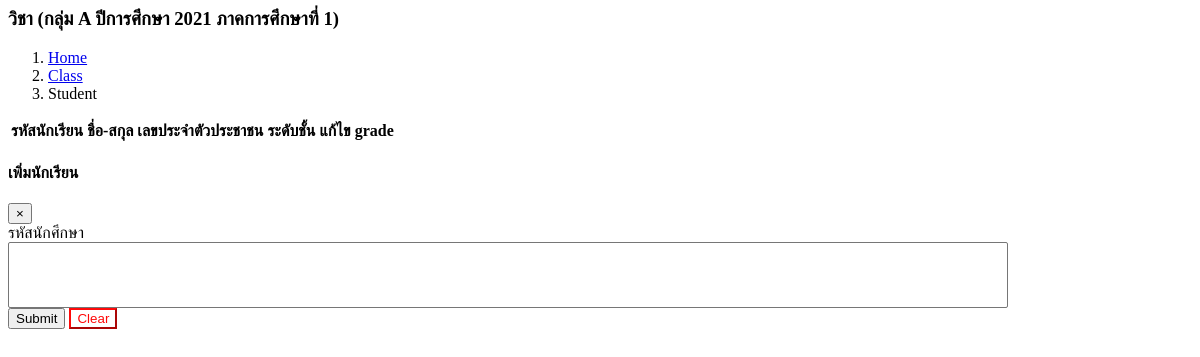
/study/student-list-grade.php?class_id=1, run on the app's committed database.
### tables this page shows
CREATE TABLE `class` (
  `class_id` int(20) NOT NULL,
  `year` int(11) DEFAULT NULL,
  `term` int(11) DEFAULT NULL,
  `grade` int(11) DEFAULT NULL,
  `class_name` varchar(50) DEFAULT NULL
);

### service/connections/connect.php (called while the page is built, shortened)
<?php
$servername = "localhost";
$username = "root";
$password = "";
$dbname="student_manage";
$conn = mysqli_connect($servername, $username, $password, $dbname);
mysqli_query($conn,"SET character_set_results=utf8");
mysqli_query($conn,"SET character_set_client='utf8'");
mysqli_query($conn,"SET character_set_connection='utf8'");
mysqli_query($conn,"collation_connection = utf8_unicode_ci");
mysqli_query($conn,"collation_database = utf8_unicode_ci");
mysqli_query($conn,"collation_server = utf8_unicode_ci");
function getOfDB($sql){
    global $conn;
    $result = mysqli_query($conn, $sql);
    for($rows = array(); $row = mysqli_fetch_assoc($result); $rows[] = $row);
    return ($rows );
}
?>

### study/student-list-grade.php (the view, shortened to what this page needs)
<?php
    include('../service/connections/connect.php');
    $class_id=$_GET['class_id'];
    $sql="select * from class where class_id='$class_id'";
    $class=getOfDB($sql);
    if(count($class)>0){
      $class=$class[0];
    }
?>
 <section class="content-header">
    <div class="container-fluid">
      <div class="row mb-2">
        <div class="col-sm-6">
          <h3>วิชา <?=$_GET['sub_name']?> (กลุ่ม <?=$class['class_name']?> ปีการศึกษา <?=$class['year']?> ภาคการศึกษาที่ <?=$class['term']?>)</h3>
        </div>
        <div class="col-sm-6">
          <ol class="breadcrumb float-sm-right">
            <li class="breadcrumb-item"><a href="#">Home</a></li>
            <li class="breadcrumb-item"><a href="#">Class</a></li>
            <li class="breadcrumb-item active">Student</li>
          </ol>
        </div>
      </div>
    </div>
  </section>
  <section class="content">
    <div class="row">
      <div class="col-12">
        <div class="card">
          <div class="card-body">
            <table id="student-table" class="table table-bordered table-hover">
              <thead>
              <tr>
                <th>รหัสนักเรียน</th>
                <th>ชื่อ-สกุล</th>
                <th>เลขประจำตัวประชาชน</th>
                <th>ระดับชั้น </th>
                <th>แก้ไข grade</th>
              </tr>
              </thead>
            </table>
          </div>
        </div>
      </div>
    </div>
  </section>
     <div class="modal fade" id="modal-default">
      <div class="modal-dialog">
        <div class="modal-content">
          <div class="modal-header">
            <h4 class="modal-title">เพิ่มนักเรียน </h4>
            <button type="button" class="close" data-dismiss="modal" aria-label="Close">
              <span aria-hidden="true">&times;</span>
            </button>
          </div>
          <div class="modal-body">
              <div class="row">
                   <div class="col-12">
                      <div class="form-group" id="student-form">
                        <label>รหัสนักศึกษา </label>
                        <select  multiple="multiple" class="form-control duallistbox" style="width: 100%;" id="student_id" name="student_id">
                        </select>
                      </div>
                    </div>
              </div>
              <div class="my-footer">
              <button type="submit" id="submit" class="btn btn-primary">Submit</button>
              <button type="reset" class="btn btn-primary" id="btn-clear"
                style="border-color: #ff0909; background-color: white; color: #ff0909; ">Clear</button>
            </div>
          </div>
        </div>
      </div>
    </div>

### study/student-list-grade.php (style rules this page uses)
.modal-dialog { max-width: 1000px; }

### data on the page
class: class_name "A", year "2021", term "1"
